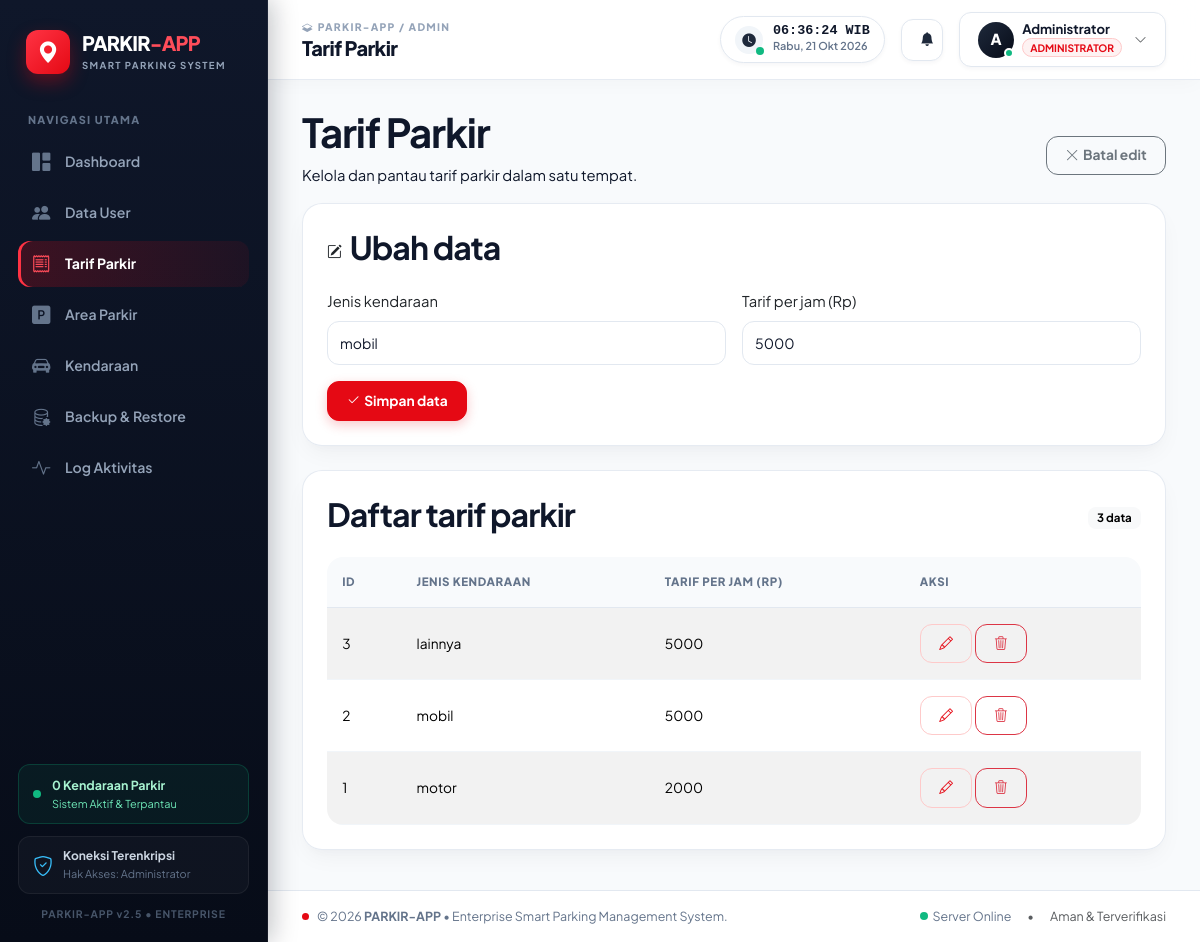
/admin/tarif.php?edit=2 (signed in), run on the app's committed database.
### tables this page shows
CREATE TABLE IF NOT EXISTS tb_tarif (
    id_tarif INT AUTO_INCREMENT PRIMARY KEY,
    jenis_kendaraan VARCHAR(20) NOT NULL UNIQUE,
    tarif_per_jam DECIMAL(10,0) NOT NULL
);

### admin/tarif.php (called while the page is built, shortened)
<?php
require_once __DIR__ . '/../includes/app.php';
$crud = [
    'title' => 'Tarif Parkir',
    'table' => 'tb_tarif',
    'pk' => 'id_tarif',
    'route' => 'admin/tarif.php',
    'fields' => [
        'jenis_kendaraan' => [
            'label' => 'Jenis kendaraan',
            'type' => 'text',
            'required' => true,
            'max' => 20,
            'lowercase' => true,
            'suggestions' => ['motor' => 'Motor', 'mobil' => 'Mobil', 'lainnya' => 'Lainnya'],
        ],
        'tarif_per_jam' => ['label' => 'Tarif per jam (Rp)', 'type' => 'number', 'required' => true, 'min' => 0],
    ],
    'columns' => ['id_tarif' => 'ID', 'jenis_kendaraan' => 'Jenis kendaraan', 'tarif_per_jam' => 'Tarif per jam (Rp)'],
];
require __DIR__ . '/../includes/admin_crud.php';

### includes/app.php (called while the page is built, shortened)
<?php
require_once __DIR__ . '/../koneksi.php';
function e($value): string
{
    return htmlspecialchars((string) $value, ENT_QUOTES | ENT_SUBSTITUTE, 'UTF-8');
}
function app_url(string $path = ''): string
{
    $base = rtrim(str_replace('\\', '/', dirname($_SERVER['SCRIPT_NAME'] ?? '/')), '/');
    $base = preg_replace('~/(admin|petugas|owner)$~', '', $base);
    return $base . '/' . ltrim($path, '/');
}

### koneksi.php (called while the page is built, shortened)
<?php
function db(?string $role = null): PDO
{
    static $connections = [];
    if ($role === null) {
        $role = isset($_SESSION['role']) ? $_SESSION['role'] : 'admin';
    }
    if (isset($connections[$role])) {
        return $connections[$role];
    }
    $host = getenv('DB_HOST') ?: 'localhost';
    $name = getenv('DB_NAME') ?: 'parkir';
    $user = getenv('DB_' . strtoupper($role) . '_USER') ?: (getenv('DB_USER') ?: 'root');
    $password = getenv('DB_' . strtoupper($role) . '_PASSWORD');
    if ($password === false) {
        $password = getenv('DB_PASSWORD') ?: '';
    }
    $dsn = 'mysql:host=' . $host . ';dbname=' . $name . ';charset=utf8mb4';
    try {
        $connections[$role] = new PDO($dsn, $user, $password, [
            PDO::ATTR_ERRMODE => PDO::ERRMODE_EXCEPTION,
            PDO::ATTR_DEFAULT_FETCH_MODE => PDO::FETCH_ASSOC,
            PDO::ATTR_EMULATE_PREPARES => false,
        ]);
    } catch (PDOException $exception) {
        error_log('Koneksi database gagal: ' . $exception->getMessage());
        throw new RuntimeException('Koneksi database gagal. Periksa konfigurasi database dan impor database.sql.', 0, $exception);
    }
    return $connections[$role];
}

### includes/admin_crud.php (the view, shortened to what this page needs)
<?php
require_once __DIR__ . '/app.php';
$pdo = db();
$saved = [];
$editingId = isset($_GET['edit'])
    ? (int) $_GET['edit']
    : (($_SERVER['REQUEST_METHOD'] === 'POST' && ($_POST['action'] ?? '') === 'update') ? (int) ($_POST['id'] ?? 0) : 0);
$editing = null;
if ($editingId > 0) {
    $editColumns = array_values(array_diff(array_keys($crud['fields']), ['password']));
    $editColumns[] = $crud['pk'];
    $statement = $pdo->prepare('SELECT ' . implode(', ', array_unique($editColumns)) . ' FROM ' . $crud['table'] . ' WHERE ' . $crud['pk'] . ' = :id');
    $statement->execute(['id' => $editingId]);
    $editing = $statement->fetch();
}
$listColumns = array_values(array_unique(array_merge([$crud['pk']], array_keys($crud['columns']))));
$perPage = 20;
$totalRecords = (int) $pdo->query('SELECT COUNT(*) FROM ' . $crud['table'])->fetchColumn();
$totalPages = max(1, (int) ceil($totalRecords / $perPage));
$currentPage = min($totalPages, max(1, (int) ($_GET['page'] ?? 1)));
$offset = ($currentPage - 1) * $perPage;
$statement = $pdo->query('SELECT ' . implode(', ', $listColumns) . ' FROM ' . $crud['table'] . ' ORDER BY ' . $crud['pk'] . ' DESC LIMIT ' . $perPage . ' OFFSET ' . $offset);
$records = $statement->fetchAll();
require __DIR__ . '/header.php';
?>
<div class="page-heading d-flex justify-content-between align-items-center">
    <div><h1><?= e($crud['title']) ?></h1><p>Kelola dan pantau <?= e(strtolower($crud['title'])) ?> dalam satu tempat.</p></div>
    <?php if ($editing): ?><a class="btn btn-outline-secondary" href="<?= e(app_url($crud['route'])) ?>"><i class="bi bi-x-lg me-1"></i>Batal edit</a><?php endif; ?>
</div>
<section class="card mb-4">
    <div class="card-body">
        <div class="d-flex align-items-center gap-2 mb-3"><span class="stat-icon green"><i class="bi <?= $editing ? 'bi-pencil-square' : 'bi-plus-lg' ?>"></i></span><h2 class="section-title"><?= $editing ? 'Ubah data' : 'Tambah data' ?></h2></div>
        <form method="post" class="row g-3">
            <?php foreach ($crud['fields'] as $name => $field):
                $current = array_key_exists($name, $saved) ? $saved[$name] : ($editing[$name] ?? '');
                ?>
                <div class="col-md-6">
                    <label class="form-label" for="<?= e($name) ?>"><?= e($field['label']) ?></label>
                    <?php if ($field['type'] === 'select'): ?>
                        <select class="form-select" id="<?= e($name) ?>" name="<?= e($name) ?>" <?= !empty($field['required']) ? 'required' : '' ?>>
                            <option value="">Pilih <?= e(strtolower($field['label'])) ?></option>
                            <?php foreach ($field['options'] as $value => $label): ?>
                                <option value="<?= e($value) ?>" <?= (string) $current === (string) $value ? 'selected' : '' ?>><?= e($label) ?></option>
                            <?php endforeach; ?>
                        </select>
                    <?php else: ?>
                        <input class="form-control" id="<?= e($name) ?>" name="<?= e($name) ?>"
                               type="<?= e($field['type'] === 'number' ? 'number' : ($field['type'] === 'password' ? 'password' : 'text')) ?>"
                               <?= !empty($field['suggestions']) ? 'list="' . e($name) . 'Suggestions"' : '' ?>
                               <?= isset($field['max']) ? 'maxlength="' . (int) $field['max'] . '"' : '' ?>
                               <?= isset($field['min']) ? 'min="' . (int) $field['min'] . '"' : '' ?>
                               <?= $field['type'] === 'password' ? 'autocomplete="new-password"' : '' ?>
                               value="<?= $field['type'] === 'password' ? '' : e($current) ?>"
                               <?= !empty($field['required']) && (!$editing || $field['type'] !== 'password') ? 'required' : '' ?>>
                    <?php endif; ?>
                </div>
            <?php endforeach; ?>
            <div class="col-12"><button class="btn btn-primary" type="submit"><i class="bi bi-check2 me-1"></i>Simpan data</button></div>
        </form>
    </div>
</section>
<section class="card">
    <div class="card-body">
        <div class="d-flex justify-content-between align-items-center mb-3">
            <h2 class="section-title">Daftar <?= e(strtolower($crud['title'])) ?></h2>
            <span class="badge text-bg-light"><?= $totalRecords ?> data</span>
        </div>
        <div class="table-responsive">
            <table class="table table-striped align-middle mb-0">
                <thead><tr><?php foreach ($crud['columns'] as $label): ?><th><?= e($label) ?></th><?php endforeach; ?><th>Aksi</th></tr></thead>
                <tbody>
                <?php foreach ($records as $record): ?>
                    <tr>
                        <?php foreach ($crud['columns'] as $column => $label): ?>
                            <td>
                                <?php if ($column === 'status_aktif'): ?>
                                    <span class="badge <?= (int) $record[$column] === 1 ? 'text-bg-success' : 'text-bg-secondary' ?>"><?= (int) $record[$column] === 1 ? 'Aktif' : 'Nonaktif' ?></span>
                                <?php else: ?>
                                    <?= e($record[$column]) ?>
                                <?php endif; ?>
                            </td>
                        <?php endforeach; ?>
                        <td class="text-nowrap">
                            <a class="btn btn-sm btn-outline-primary" href="<?= e(app_url($crud['route'] . '?edit=' . (int) $record[$crud['pk']])) ?>" aria-label="Edit data"><i class="bi bi-pencil"></i></a>
                            <form method="post" class="d-inline" onsubmit="return confirm('Hapus data ini?')">
                                <button class="btn btn-sm btn-outline-danger" type="submit" aria-label="Hapus data"><i class="bi bi-trash3"></i></button>
                            </form>
                        </td>
                    </tr>
                <?php endforeach; ?>
                </tbody>
            </table>
        </div>
    </div>
</section>
<?php require __DIR__ . '/footer.php'; ?>

### assets/style.css (style rules this page uses)
:root { --navy-950: #070c18; --navy-900: #0f172a; --navy-850: #131d35; --navy-800: #1e293b; --navy-700: #334155; --ink: #0f172a; --ink-light: #334155; --muted: #64748b; --line: #e2e8f0; --line-light: #f1f5f9; --surface: #ffffff; --canvas: #f8fafc; --red: #e50914; --red-hover: #bd0710; --red-soft: #fef2f2; --red-border: #fecaca; --emerald: #10b981; --emerald-hover: #059669; --emerald-soft: #ecfdf5; --emerald-border: #a7f3d0; --sky: #0ea5e9; --sky-soft: #f0f9ff; --amber: #f59e0b; --amber-soft: #fffbeb; --purple: #8b5cf6; --purple-soft: #f5f3ff; --card-bg: rgba(255, 255, 255, 0.95); --card-border: rgba(226, 232, 240, 0.85); --shadow-sm: 0 2px 4px rgba(15, 23, 42, 0.04); --shadow-card: 0 10px 25px -5px rgba(15, 23, 42, 0.05), 0 8px 10px -6px rgba(15, 23, 42, 0.02); --shadow-floating: 0 20px 35px -10px rgba(15, 23, 42, 0.1), 0 8px 10px -6px rgba(15, 23, 42, 0.04); --shadow-glow-red: 0 10px 25px -5px rgba(229, 9, 20, 0.35); --shadow-glow-emerald: 0 10px 25px -5px rgba(16, 185, 129, 0.35); --radius-sm: 8px; --radius-md: 12px; --radius-lg: 16px; --radius-xl: 20px; --radius-2xl: 24px; --radius-full: 9999px; --transition-fast: 0.15s cubic-bezier(0.4, 0, 0.2, 1); --transition-base: 0.25s cubic-bezier(0.4, 0, 0.2, 1); --transition-smooth: 0.4s cubic-bezier(0.16, 1, 0.3, 1); }
*, *::before, *::after { box-sizing: border-box; }
body { margin: 0; background-color: var(--canvas); color: var(--ink); font-family: 'Plus Jakarta Sans', 'Inter', -apple-system, BlinkMacSystemFont, "Segoe UI", Roboto, sans-serif; font-size: 0.925rem; line-height: 1.55; -webkit-font-smoothing: antialiased; -moz-osx-font-smoothing: grayscale; }
a { color: var(--red); text-decoration: none; transition: color var(--transition-fast); }
h1, h2, h3, h4, h5, h6 { color: var(--navy-900); font-weight: 700; letter-spacing: -0.03em; }
.card { background: var(--card-bg); border: 1px solid var(--card-border); border-radius: var(--radius-xl); box-shadow: var(--shadow-card); transition: transform var(--transition-base), box-shadow var(--transition-base); }
.card-body { padding: 24px; }
.table-responsive { border-radius: var(--radius-lg); }
.table { margin-bottom: 0; color: var(--navy-800); font-size: 0.86rem; }
.table > :not(caption) > * > * { padding: 1rem 0.95rem; border-bottom-color: #f1f5f9; }
.table thead th { color: #64748b; background-color: #f8fafc; font-size: 0.72rem; font-weight: 800; letter-spacing: 0.05em; text-transform: uppercase; border-bottom: 1px solid var(--line); white-space: nowrap; }
.table tbody tr { transition: background-color var(--transition-fast); }
.badge { padding: 0.45em 0.8em; border-radius: var(--radius-sm); font-weight: 700; font-size: 0.72rem; }
.btn { border-radius: var(--radius-md); font-weight: 700; font-size: 0.86rem; padding: 0.52rem 1.15rem; transition: all var(--transition-fast); }
.btn-primary { background-color: var(--red); border-color: var(--red); color: #ffffff; box-shadow: 0 4px 12px rgba(229, 9, 20, 0.22); }
.btn-outline-primary { border-color: var(--red-border); color: var(--red); background: transparent; }
.form-control, .form-select { min-height: 44px; border-radius: var(--radius-md); border: 1px solid var(--line); font-size: 0.88rem; color: var(--navy-900); transition: all var(--transition-fast); }

### data on the page
tb_tarif: jenis_kendaraan "mobil", tarif_per_jam "5000", id_tarif "2"
tb_tarif: id_tarif "3", jenis_kendaraan "lainnya", tarif_per_jam "5000"
tb_tarif: id_tarif "1", jenis_kendaraan "motor", tarif_per_jam "2000"

### other printed values
$item['label'] "Dashboard"
$item['label'] "Data User"
$item['label'] "Tarif Parkir"
$item['label'] "Area Parkir"
$item['label'] "Kendaraan"
$item['label'] "Backup & Restore"
$item['label'] "Log Aktivitas"
$activeParkedCount "0"
$roleLabel "Administrator"
$role "ADMIN"
$pageTitle "Tarif Parkir"
substr($_SESSION['nama_lengkap'] ?? 'U', 0, 1) "A"
$_SESSION['nama_lengkap'] "Administrator"
$roleLabel "ADMINISTRATOR"
$crud['title'] "Tarif Parkir"
